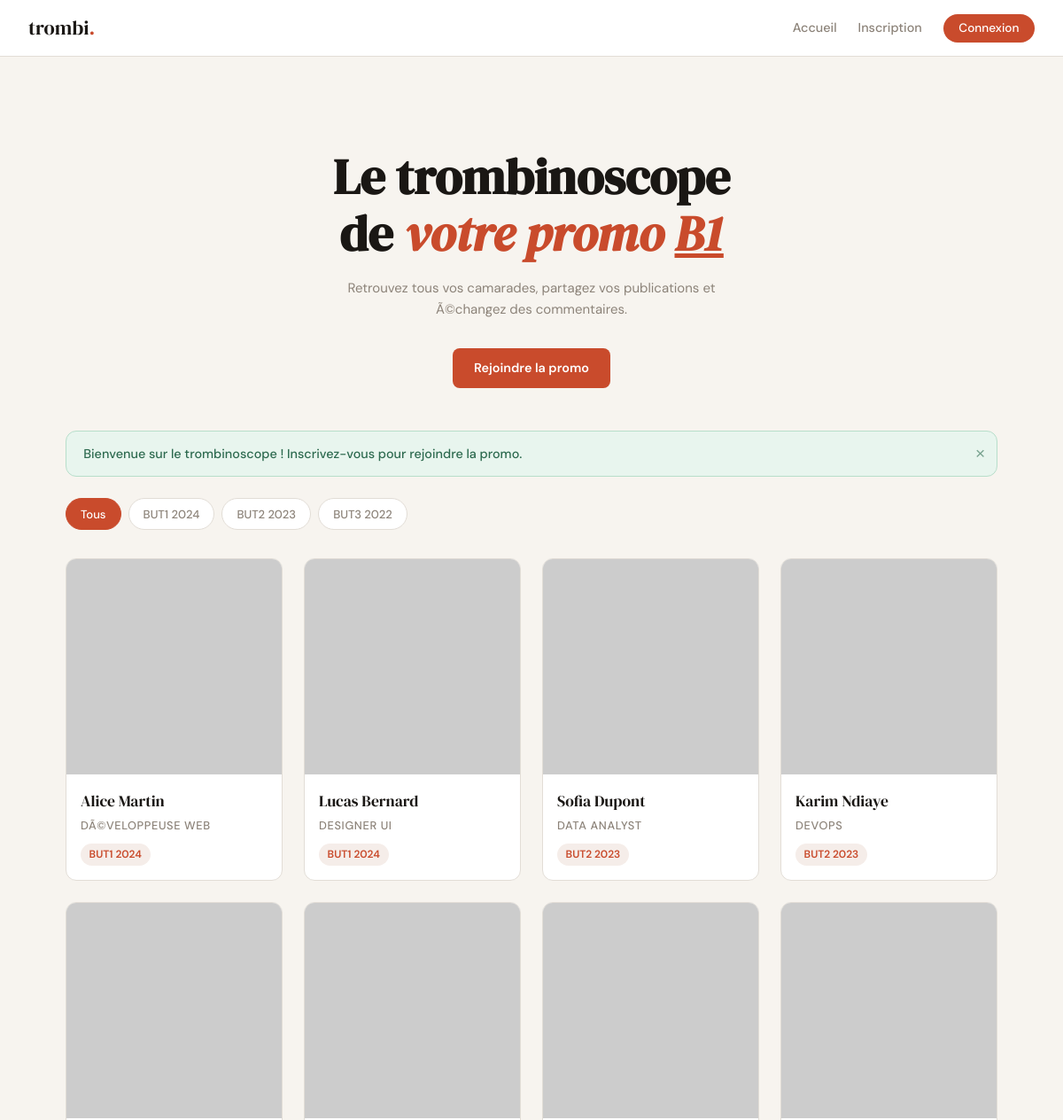
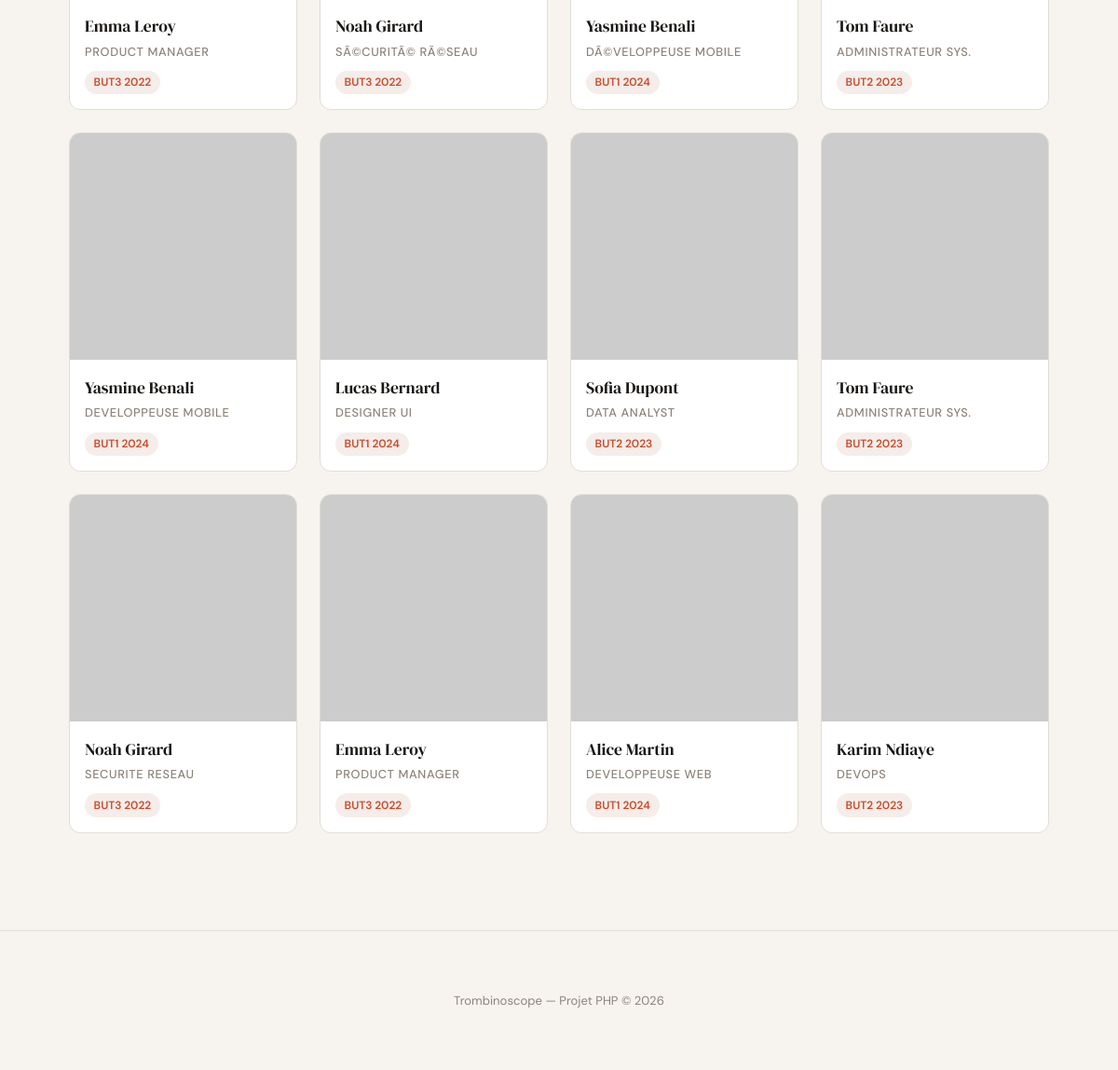
The page / on the database its author committed (2 pictures, top to bottom).
### tables this page shows
CREATE TABLE utilisateurs (
    id INT AUTO_INCREMENT PRIMARY KEY,
    prenom VARCHAR(100) NOT NULL,
    nom VARCHAR(100) NOT NULL,
    email VARCHAR(255) NOT NULL UNIQUE,
    password VARCHAR(255) NOT NULL,
    specialite VARCHAR(150),
    promo VARCHAR(50),
    bio TEXT,
    avatar VARCHAR(255) DEFAULT 'default.svg',
    created_at DATETIME DEFAULT CURRENT_TIMESTAMP
);

### index.php (the view, shortened to what this page needs)
<?php
$isLoggedIn = isset($_SESSION['user_id']);
require_once 'config.php';
$promo = trim($_GET['promo'] ?? '');
$showAll = ($promo === '');
$sql = "SELECT id, prenom, nom, specialite, promo, avatar FROM utilisateurs";
$params = [];
$sql .= " ORDER BY nom ASC, prenom ASC";
$stmt = $pdo->prepare($sql);
$stmt->execute($params);
$utilisateurs = $stmt->fetchAll(PDO::FETCH_ASSOC);
?>
<!DOCTYPE html>
<html lang="fr">
<head>
  <link rel="stylesheet" href="./assets/css/style.css">
</head>
<body>
  <nav>
    <a href="index.php" class="nav-logo">trombi<span>.</span></a>
    <ul class="nav-links">
      <li><a href="index.php">Accueil</a></li>
      <?php if ($isLoggedIn): ?>
        <li><a href="profil.php">Mon profil</a></li>
        <li><a href="logout.php" class="btn-nav">DÃ©connexion</a></li>
      <?php else: ?>
        <li><a href="register.php">Inscription</a></li>
        <li><a href="login.php" class="btn-nav">Connexion</a></li>
      <?php endif; ?>
    </ul>
  </nav>
  <div class="container">
    <div class="hero">
      <h1>Le trombinoscope<br>de <em>votre promo <u>B1</u></em></h1>
      <p>Retrouvez tous vos camarades, partagez vos publications et Ã©changez des commentaires.</p>
      <a href="register.php" class="btn btn-primary btn-inline">Rejoindre la promo</a>
    </div>
    <div class="flash flash-success">
      Bienvenue sur le trombinoscope ! Inscrivez-vous pour rejoindre la promo.
    </div>
    <div class="filter-bar">
      <?php $isAll = ($promo === ''); ?>
      <a href="index.php" class="filter-btn <?php echo $isAll ? 'active' : ''; ?>">Tous</a>
      <a href="index.php?promo=BUT1+2024" class="filter-btn <?php echo $promo === 'BUT1 2024' ? 'active' : ''; ?>">BUT1 2024</a>
      <a href="index.php?promo=BUT2+2023" class="filter-btn <?php echo $promo === 'BUT2 2023' ? 'active' : ''; ?>">BUT2 2023</a>
      <a href="index.php?promo=BUT3+2022" class="filter-btn <?php echo $promo === 'BUT3 2022' ? 'active' : ''; ?>">BUT3 2022</a>
    </div>
    <div class="trombi-grid">
      <?php if ($showAll || $promo === 'BUT1 2024'): ?>
        <div class="trombi-card card">
          <a href="profil.php?fake=alice">
            <img class="card-img" src="https://api.dicebear.com/7.x/personas/svg?seed=Alice&backgroundColor=b6e3f4" alt="Alice Martin">
            <div class="card-body">
              <div class="card-name">Alice Martin</div>
              <div class="card-role">DÃ©veloppeuse Web</div>
              <span class="card-promo">BUT1 2024</span>
            </div>
          </a>
        </div>
      <?php endif; ?>
      <?php if ($showAll || $promo === 'BUT1 2024'): ?>
        <div class="trombi-card card">
          <a href="profil.php?fake=lucas">
            <img class="card-img" src="https://api.dicebear.com/7.x/personas/svg?seed=Lucas&backgroundColor=ffdfbf" alt="Lucas Bernard">
            <div class="card-body">
              <div class="card-name">Lucas Bernard</div>
              <div class="card-role">Designer UI</div>
              <span class="card-promo">BUT1 2024</span>
            </div>
          </a>
        </div>
      <?php endif; ?>
      <?php if ($showAll || $promo === 'BUT2 2023'): ?>
        <div class="trombi-card card">
          <a href="profil.php?fake=sofia">
            <img class="card-img" src="https://api.dicebear.com/7.x/personas/svg?seed=Sofia&backgroundColor=d1f4d1" alt="Sofia Dupont">
            <div class="card-body">
              <div class="card-name">Sofia Dupont</div>
              <div class="card-role">Data Analyst</div>
              <span class="card-promo">BUT2 2023</span>
            </div>
          </a>
        </div>
      <?php endif; ?>
      <?php if ($showAll || $promo === 'BUT2 2023'): ?>
        <div class="trombi-card card">
          <a href="profil.php?fake=karim">
            <img class="card-img" src="https://api.dicebear.com/7.x/personas/svg?seed=Karim&backgroundColor=ffd5dc" alt="Karim Ndiaye">
            <div class="card-body">
              <div class="card-name">Karim Ndiaye</div>
              <div class="card-role">DevOps</div>
              <span class="card-promo">BUT2 2023</span>
            </div>
          </a>
        </div>
      <?php endif; ?>
      <?php if ($showAll || $promo === 'BUT3 2022'): ?>
        <div class="trombi-card card">
          <a href="profil.php?fake=emma">
            <img class="card-img" src="https://api.dicebear.com/7.x/personas/svg?seed=Emma&backgroundColor=e8d5ff" alt="Emma Leroy">
            <div class="card-body">
              <div class="card-name">Emma Leroy</div>
              <div class="card-role">Product Manager</div>
              <span class="card-promo">BUT3 2022</span>
            </div>
          </a>
        </div>
      <?php endif; ?>
      <?php if ($showAll || $promo === 'BUT3 2022'): ?>
        <div class="trombi-card card">
          <a href="profil.php?fake=noah">
            <img class="card-img" src="https://api.dicebear.com/7.x/personas/svg?seed=Noah&backgroundColor=fff3b0" alt="Noah Girard">
            <div class="card-body">
              <div class="card-name">Noah Girard</div>
              <div class="card-role">SÃ©curitÃ© RÃ©seau</div>
              <span class="card-promo">BUT3 2022</span>
            </div>
          </a>
        </div>
      <?php endif; ?>
      <?php if ($showAll || $promo === 'BUT1 2024'): ?>
        <div class="trombi-card card">
          <a href="profil.php?fake=yasmine">
            <img class="card-img" src="https://api.dicebear.com/7.x/personas/svg?seed=Yasmine&backgroundColor=c0f0f0" alt="Yasmine Benali">
            <div class="card-body">
              <div class="card-name">Yasmine Benali</div>
              <div class="card-role">DÃ©veloppeuse Mobile</div>
              <span class="card-promo">BUT1 2024</span>
            </div>
          </a>
        </div>
      <?php endif; ?>
      <?php if ($showAll || $promo === 'BUT2 2023'): ?>
        <div class="trombi-card card">
          <a href="profil.php?fake=tom">
            <img class="card-img" src="https://api.dicebear.com/7.x/personas/svg?seed=Tom&backgroundColor=ffd5b0" alt="Tom Faure">
            <div class="card-body">
              <div class="card-name">Tom Faure</div>
              <div class="card-role">Administrateur Sys.</div>
              <span class="card-promo">BUT2 2023</span>
            </div>
          </a>
        </div>
      <?php endif; ?>
      <?php foreach ($utilisateurs as $utilisateur): ?>
        <?php
        $id = (int) $utilisateur['id'];
        $prenom = $utilisateur['prenom'] ?? '';
        $nom = $utilisateur['nom'] ?? '';
        $specialite = $utilisateur['specialite'] ?? '';
        $promo = $utilisateur['promo'] ?? '';
        $avatar = $utilisateur['avatar'] ?? 'default.svg';
        $avatarPath = preg_match('/^https?:\\/\\//', $avatar) ? $avatar : './uploads/' . $avatar;
        $fullName = trim($prenom . ' ' . $nom);
        ?>
        <div class="trombi-card card">
          <a href="profil.php?id=<?php echo $id; ?>">
            <img class="card-img" src="<?php echo htmlspecialchars($avatarPath, ENT_QUOTES, 'UTF-8'); ?>" alt="<?php echo htmlspecialchars($fullName, ENT_QUOTES, 'UTF-8'); ?>">
            <div class="card-body">
              <div class="card-name"><?php echo htmlspecialchars($fullName, ENT_QUOTES, 'UTF-8'); ?></div>
              <div class="card-role"><?php echo htmlspecialchars($specialite, ENT_QUOTES, 'UTF-8'); ?></div>
              <span class="card-promo"><?php echo htmlspecialchars($promo, ENT_QUOTES, 'UTF-8'); ?></span>
            </div>
          </a>
        </div>
      <?php endforeach; ?>
    </div>
  </div>
  <footer>
    <div class="container">
      <p>Trombinoscope &mdash; Projet PHP &copy; <span class="footer-year"></span></p>
    </div>
  </footer>
</body>
</html>

### assets/css/style.css (style rules this page uses)
:root { --bg: #F7F4EF; --surface: #FFFFFF; --border: #E2DDD6; --text: #1A1714; --muted: #8C8379; --accent: #C94B2C; --accent-light: #F5EDE9; --success: #2D6A4F; --success-light: #E8F5EE; --radius: 12px; --shadow: 0 2px 16px rgba(26, 23, 20, 0.08); }
* { box-sizing: border-box; margin: 0; padding: 0; }
body { font-family: 'DM Sans', sans-serif; background: var(--bg); color: var(--text); font-size: 15px; line-height: 1.6; min-height: 100vh; }
nav { background: var(--surface); border-bottom: 1px solid var(--border); padding: 0 2rem; display: flex; align-items: center; justify-content: space-between; height: 64px; position: sticky; top: 0; z-index: 100; }
.nav-logo { font-family: 'DM Serif Display', serif; font-size: 1.4rem; color: var(--text); text-decoration: none; }
.nav-logo span { color: var(--accent); }
.nav-links { display: flex; align-items: center; gap: 1.5rem; list-style: none; }
.nav-links a { text-decoration: none; color: var(--muted); font-weight: 500; font-size: 0.9rem; transition: color 0.2s; }
.nav-links .btn-nav { background: var(--accent); color: white; padding: 0.45rem 1.1rem; border-radius: 50px; font-size: 0.85rem; }
.container { max-width: 1100px; margin: 0 auto; padding: 2.5rem 1.5rem; }
.flash { position: relative; padding: 0.85rem 2.5rem 0.85rem 1.2rem; border-radius: var(--radius); margin-bottom: 1.5rem; font-size: 0.9rem; font-weight: 500; }
.flash-success { background: var(--success-light); color: var(--success); border: 1px solid #b7deca; }
.card { background: var(--surface); border: 1px solid var(--border); border-radius: var(--radius); overflow: hidden; transition: box-shadow 0.2s, transform 0.2s; }
.trombi-grid { display: grid; grid-template-columns: repeat(auto-fill, minmax(220px, 1fr)); gap: 1.5rem; }
.trombi-card .card-img { width: 100%; aspect-ratio: 1; object-fit: cover; display: block; }
.trombi-card .card-body { padding: 1rem; }
.trombi-card .card-name { font-family: 'DM Serif Display', serif; font-size: 1.1rem; margin-bottom: 0.2rem; }
.trombi-card .card-role { font-size: 0.8rem; color: var(--muted); text-transform: uppercase; letter-spacing: 0.05em; font-weight: 500; }
.trombi-card .card-promo { display: inline-block; margin-top: 0.6rem; background: var(--accent-light); color: var(--accent); font-size: 0.75rem; font-weight: 600; padding: 0.2rem 0.6rem; border-radius: 50px; }
.trombi-card a { text-decoration: none; color: inherit; display: block; }
.hero { text-align: center; padding: 4rem 1rem 3rem; }
.hero h1 { font-family: 'DM Serif Display', serif; font-size: clamp(2.2rem, 5vw, 3.5rem); line-height: 1.15; margin-bottom: 1rem; }
.hero h1 em { font-style: italic; color: var(--accent); }
.hero p { color: var(--muted); max-width: 480px; margin: 0 auto 2rem; }
.btn { display: inline-block; padding: 0.7rem 1.5rem; border-radius: 8px; font-family: 'DM Sans', sans-serif; font-size: 0.9rem; font-weight: 600; cursor: pointer; border: none; text-decoration: none; transition: all 0.2s; text-align: center; }
.btn-primary { background: var(--accent); color: white; width: 100%; }
.btn-inline { width: auto; display: inline-block; }
.filter-bar { display: flex; gap: 0.5rem; flex-wrap: wrap; margin-bottom: 2rem; }
.filter-btn { padding: 0.4rem 1rem; border-radius: 50px; border: 1px solid var(--border); background: var(--surface); font-size: 0.82rem; font-weight: 500; cursor: pointer; color: var(--muted); text-decoration: none; transition: all 0.2s; }
.filter-btn:hover, .filter-btn.active { background: var(--accent); border-color: var(--accent); color: white; }
footer { margin-top: 4rem; border-top: 1px solid var(--border); padding: 1.5rem 2rem; text-align: center; font-size: 0.82rem; color: var(--muted); }

### rows shown on the page
utilisateurs: fullName "Yasmine Benali", specialite "DEVELOPPEUSE MOBILE", promo "BUT1 2024"
utilisateurs: fullName "Lucas Bernard", specialite "DESIGNER UI", promo "BUT1 2024"
utilisateurs: fullName "Sofia Dupont", specialite "DATA ANALYST", promo "BUT2 2023"
utilisateurs: fullName "Tom Faure", specialite "ADMINISTRATEUR SYS.", promo "BUT2 2023"
utilisateurs: fullName "Noah Girard", specialite "SECURITE RESEAU", promo "BUT3 2022"
utilisateurs: fullName "Emma Leroy", specialite "PRODUCT MANAGER", promo "BUT3 2022"
utilisateurs: fullName "Alice Martin", specialite "DEVELOPPEUSE WEB", promo "BUT1 2024"
utilisateurs: fullName "Karim Ndiaye", specialite "DEVOPS", promo "BUT2 2023"
